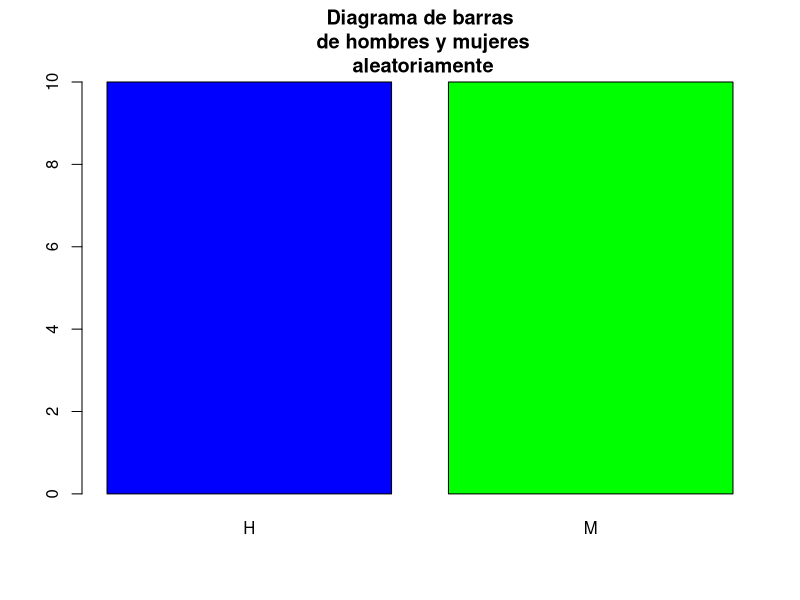
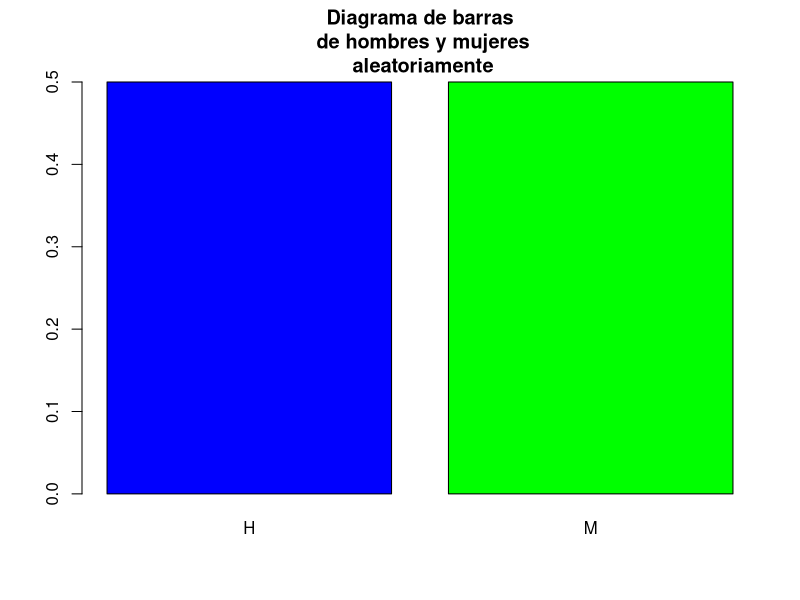
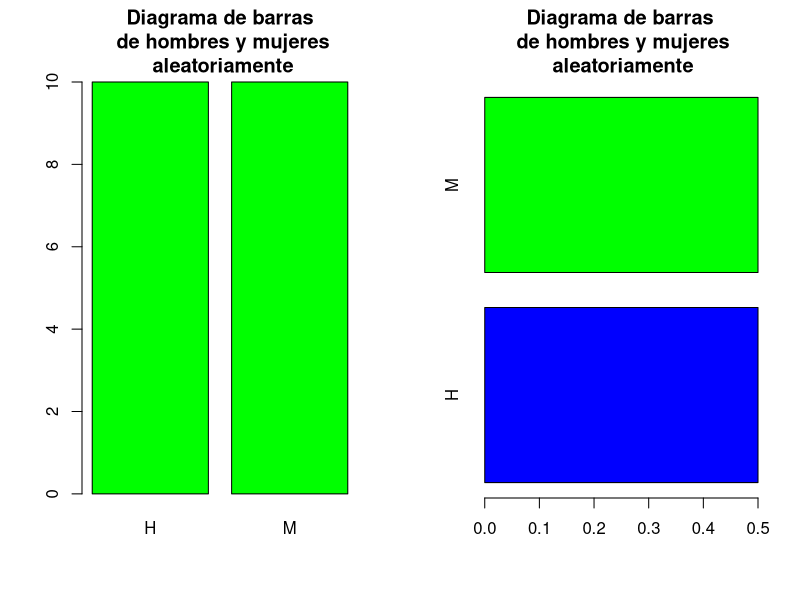
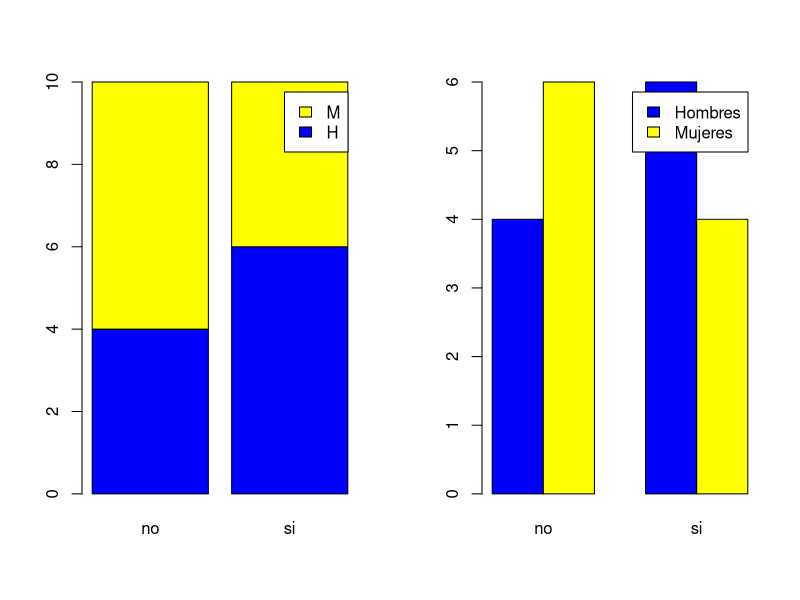

The R script that drew these images, in order:
## ---- chunk 1
genero = sample(c("H", "M"), size = 20, replace = TRUE)
barplot(table(genero), col=c("blue", "green"), main = "Diagrama de barras\n de hombres y mujeres\n aleatoriamente")
barplot(prop.table(table(genero)), col=c("blue", "green"), main = "Diagrama de barras\n de hombres y mujeres\n aleatoriamente")

par(mfrow=c(1, 2))
barplot(table(genero), col=c("green"), main = "Diagrama de barras\n de hombres y mujeres\n aleatoriamente")
barplot(prop.table(table(genero)), col=c("blue", "green"), main = "Diagrama de barras\n de hombres y mujeres\n aleatoriamente", horiz = TRUE)

respuestas = sample(c("si", "no"), size = 20, replace = T)
barplot(table(genero, respuestas), legend.text = TRUE, col = c("blue", "yellow"))
barplot(table(genero, respuestas), legend.text = c("Hombres", "Mujeres"), col = c("blue", "yellow"), beside = TRUE)
